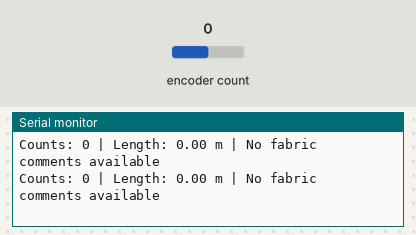
Recording of a program running on a simulated ESP32-S3. Shown: the last lines printed to the serial monitor. Inputs (shaded band) come from the test bench; at power-on: encoder count 0. No CAN messages arrive unless stated.

Above: at 2.2 s.
2.3 s: encoder count set to 1
At 2.57 s:
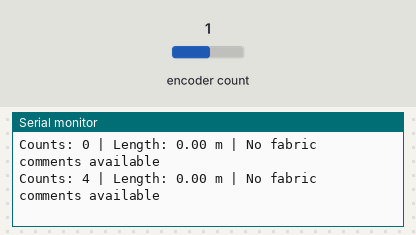
3.8 s: encoder count set to 2
At 3.97 s:
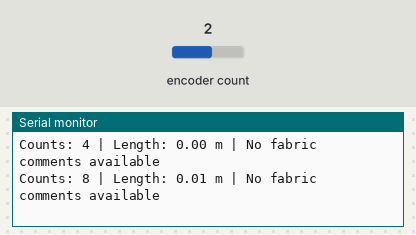
Timing chart, 0 to 6.8 s (numbered marks = the images above; inputs shaded):
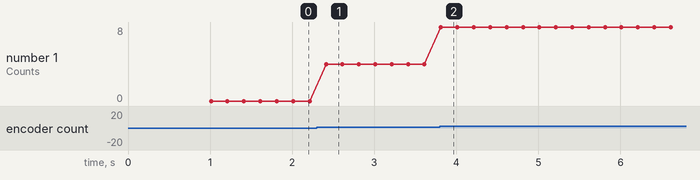

The program:

main.cpp
```cpp
#include <Arduino.h>
#include <ESP32Encoder.h>
#include "driver/twai.h"

// ==========================================
// ENCODER CONFIGURATION
// ==========================================
#define ENCODER_A_PIN 4
#define ENCODER_B_PIN 5

const long COUNTS_PER_REVOLUTION = 400;
const float WHEEL_DIAMETER_MM = 100.0f;

const float WHEEL_CIRCUMFERENCE_M =
    (PI * WHEEL_DIAMETER_MM) / 1000.0f;

ESP32Encoder encoder;

// ==========================================
// CAN CONFIGURATION
// ==========================================
#define CAN_TX_PIN GPIO_NUM_17
#define CAN_RX_PIN GPIO_NUM_16

#define CAN_COMMENT_ID  0x200
#define CAN_RESULT_ID   0x201
#define CAN_STATUS_ID   0x202

bool canReady = false;

// ==========================================
// FABRIC COMMENT STORAGE
// ==========================================
const int MAX_COMMENTS = 20;

struct FabricComment {
    uint32_t id;
    uint16_t startCm;
    uint16_t endCm;
    bool valid;
};

FabricComment comments[MAX_COMMENTS];

uint32_t selectedCommentId = 0;
uint8_t matchStatus = 0;

// Status:
// 0 = No comments received
// 1 = Current length is inside selected range
// 2 = Nearest range selected, outside its range

// ==========================================
// ENCODER VARIABLES
// ==========================================
long encoderPosition = 0;
float wheelRevolutions = 0.0f;
float fabricLengthMeters = 0.0f;

unsigned long lastPrintTime = 0;
unsigned long lastSendTime = 0;

const unsigned long PRINT_INTERVAL_MS = 200;
const unsigned long SEND_INTERVAL_MS = 500;

// ==========================================
// READ / WRITE 32-BIT LITTLE-ENDIAN VALUES
// ==========================================
uint32_t readUint32(const uint8_t *data) {
    return (uint32_t)data[0]
         | ((uint32_t)data[1] << 8)
         | ((uint32_t)data[2] << 16)
         | ((uint32_t)data[3] << 24);
}

void writeUint32(uint8_t *data, uint32_t value) {
    data[0] = value & 0xFF;
    data[1] = (value >> 8) & 0xFF;
    data[2] = (value >> 16) & 0xFF;
    data[3] = (value >> 24) & 0xFF;
}

// ==========================================
// INITIALIZE CAN
// ==========================================
void setupCAN() {
    twai_general_config_t g_config =
        TWAI_GENERAL_CONFIG_DEFAULT(
            CAN_TX_PIN,
            CAN_RX_PIN,
            TWAI_MODE_NORMAL
        );

    twai_timing_config_t t_config =
        TWAI_TIMING_CONFIG_500KBITS();

    twai_filter_config_t f_config =
        TWAI_FILTER_CONFIG_ACCEPT_ALL();

    if (twai_driver_install(
            &g_config, &t_config, &f_config) != ESP_OK) {
        Serial.println("[CAN] Driver installation failed");
        return;
    }

    if (twai_start() != ESP_OK) {
        Serial.println("[CAN] Start failed");
        twai_driver_uninstall();
        return;
    }

    canReady = true;
    Serial.println("[CAN] Ready at 500 kbps");
}

// ==========================================
// RECEIVE FABRIC COMMENTS FROM TOUCH LCD
// CAN ID: 0x200
//
// Byte 0-1: Start length in cm
// Byte 2-3: End length in cm
// Byte 4-7: Comment ID
// ==========================================
void receiveFabricComments() {
    if (!canReady) return;

    twai_message_t rx;

    // Read all currently queued messages
    while (twai_receive(&rx, 0) == ESP_OK) {

        if (rx.extd || rx.rtr) continue;

        if (rx.identifier != CAN_COMMENT_ID ||
            rx.data_length_code != 8) {
            continue;
        }

        uint16_t startCm =
            (uint16_t)rx.data[0] |
            ((uint16_t)rx.data[1] << 8);

        uint16_t endCm =
            (uint16_t)rx.data[2] |
            ((uint16_t)rx.data[3] << 8);

        uint32_t commentId = readUint32(&rx.data[4]);

        if (commentId == 0 ||
            startCm > endCm) {
            Serial.println("[COMMENT] Invalid range");
            continue;
        }

        int slot = -1;

        // Update an existing comment with the same ID
        for (int i = 0; i < MAX_COMMENTS; i++) {
            if (comments[i].valid &&
                comments[i].id == commentId) {
                slot = i;
                break;
            }
        }

        // Otherwise use an empty slot
        if (slot == -1) {
            for (int i = 0; i < MAX_COMMENTS; i++) {
                if (!comments[i].valid) {
                    slot = i;
                    break;
                }
            }
        }

        if (slot == -1) {
            Serial.println("[COMMENT] Storage full");
            continue;
        }

        comments[slot].id = commentId;
        comments[slot].startCm = startCm;
        comments[slot].endCm = endCm;
        comments[slot].valid = true;

        Serial.printf(
            "[COMMENT] ID=%lu Range=%.2f-%.2f m\n",
            (unsigned long)commentId,
            startCm / 100.0f,
            endCm / 100.0f
        );
    }
}

// ==========================================
// FIND THE MOST SUITABLE FABRIC COMMENT
//
// Priority:
// 1. If length is inside one or more ranges,
//    choose the narrowest matching range.
// 2. If no range contains the length,
//    choose the range with the nearest boundary.
// ==========================================
void identifyBestComment() {
    float currentCm = fabricLengthMeters * 100.0f;

    int bestInside = -1;
    int bestNearest = -1;

    uint32_t narrowestWidth = UINT32_MAX;
    float nearestDistance = 1.0e30f;

    for (int i = 0; i < MAX_COMMENTS; i++) {

        if (!comments[i].valid) continue;

        float start = comments[i].startCm;
        float end = comments[i].endCm;

        if (currentCm >= start && currentCm <= end) {

            uint32_t width =
                comments[i].endCm - comments[i].startCm;

            if (bestInside == -1 ||
                width < narrowestWidth) {
                bestInside = i;
                narrowestWidth = width;
            }

        } else {

            float distance;

            if (currentCm < start) {
                distance = start - currentCm;
            } else {
                distance = currentCm - end;
            }

            if (bestNearest == -1 ||
                distance < nearestDistance) {
                bestNearest = i;
                nearestDistance = distance;
            }
        }
    }

    if (bestInside != -1) {
        selectedCommentId = comments[bestInside].id;
        matchStatus = 1;
    }
    else if (bestNearest != -1) {
        selectedCommentId = comments[bestNearest].id;
        matchStatus = 2;
    }
    else {
        selectedCommentId = 0;
        matchStatus = 0;
    }
}

// ==========================================
// SEND RESULT TO TOUCH LCD
// CAN ID: 0x201
//
// Byte 0-3: Selected comment ID
// Byte 4-7: Current length in centimetres
// ==========================================
void sendResultToLCD() {
    if (!canReady) return;

    twai_message_t tx = {};

    tx.identifier = CAN_RESULT_ID;
    tx.extd = 0;
    tx.rtr = 0;
    tx.data_length_code = 8;

    uint32_t lengthCm = 0;

    if (fabricLengthMeters > 0.0f) {
        lengthCm =
            (uint32_t)(fabricLengthMeters * 100.0f + 0.5f);
    }

    writeUint32(&tx.data[0], selectedCommentId);
    writeUint32(&tx.data[4], lengthCm);

    if (twai_transmit(&tx, pdMS_TO_TICKS(20)) != ESP_OK) {
        Serial.println("[CAN] Result transmission failed");
    }

    // Send match status separately
    twai_message_t statusTx = {};

    statusTx.identifier = CAN_STATUS_ID;
    statusTx.extd = 0;
    statusTx.rtr = 0;
    statusTx.data_length_code = 1;
    statusTx.data[0] = matchStatus;

    twai_transmit(&statusTx, pdMS_TO_TICKS(20));
}

// ==========================================
// SETUP
// ==========================================
void setup() {
    Serial.begin(115200);
    delay(1000);

    Serial.println();
    Serial.println("==================================");
    Serial.println(" Fabric Comment Matching System");
    Serial.println(" ESP32-S3-WROOM-1U");
    Serial.println("==================================");

    ESP32Encoder::useInternalWeakPullResistors =
        puType::up;

    encoder.attachFullQuad(
        ENCODER_A_PIN,
        ENCODER_B_PIN
    );

    encoder.clearCount();

    for (int i = 0; i < MAX_COMMENTS; i++) {
        comments[i].valid = false;
    }

    setupCAN();

    Serial.println("Encoder initialized.");
    Serial.println("Waiting for fabric comments...");
}

// ==========================================
// MAIN LOOP
// ==========================================
void loop() {

    // 1. Read encoder
    encoderPosition = encoder.getCount();

    wheelRevolutions =
        (float)encoderPosition / COUNTS_PER_REVOLUTION;

    fabricLengthMeters =
        wheelRevolutions * WHEEL_CIRCUMFERENCE_M;

    // 2. Receive comments from the Touch LCD
    receiveFabricComments();

    // 3. Find the best range for current length
    identifyBestComment();

    // 4. Print results every 200 ms
    unsigned long now = millis();

    if (now - lastPrintTime >= PRINT_INTERVAL_MS) {
        lastPrintTime = now;

        Serial.printf(
            "Counts: %ld | Length: %.2f m | ",
            encoderPosition,
            fabricLengthMeters
        );

        if (matchStatus == 1) {
            Serial.printf(
                "MATCH: ID=%lu\n",
                (unsigned long)selectedCommentId
            );
        }
        else if (matchStatus == 2) {
            Serial.printf(
                "NEAREST: ID=%lu (outside range)\n",
                (unsigned long)selectedCommentId
            );
        }
        else {
            Serial.println("No fabric comments available");
        }
    }

    // 5. Send updated result to the Touch LCD
    if (now - lastSendTime >= SEND_INTERVAL_MS) {
        lastSendTime = now;
        sendResultToLCD();
    }

    delay(1);
}
```

Measured:
- after the input at 2.3 s, the serial monitor: prints a new line after 0.11 s (image 1)
- after the input at 3.8 s, the serial monitor: prints a new line at once (image 2)
- plotted number 1: 0 → 4 after the input at 2.3 s, 4 → 8 after the input at 3.8 s
